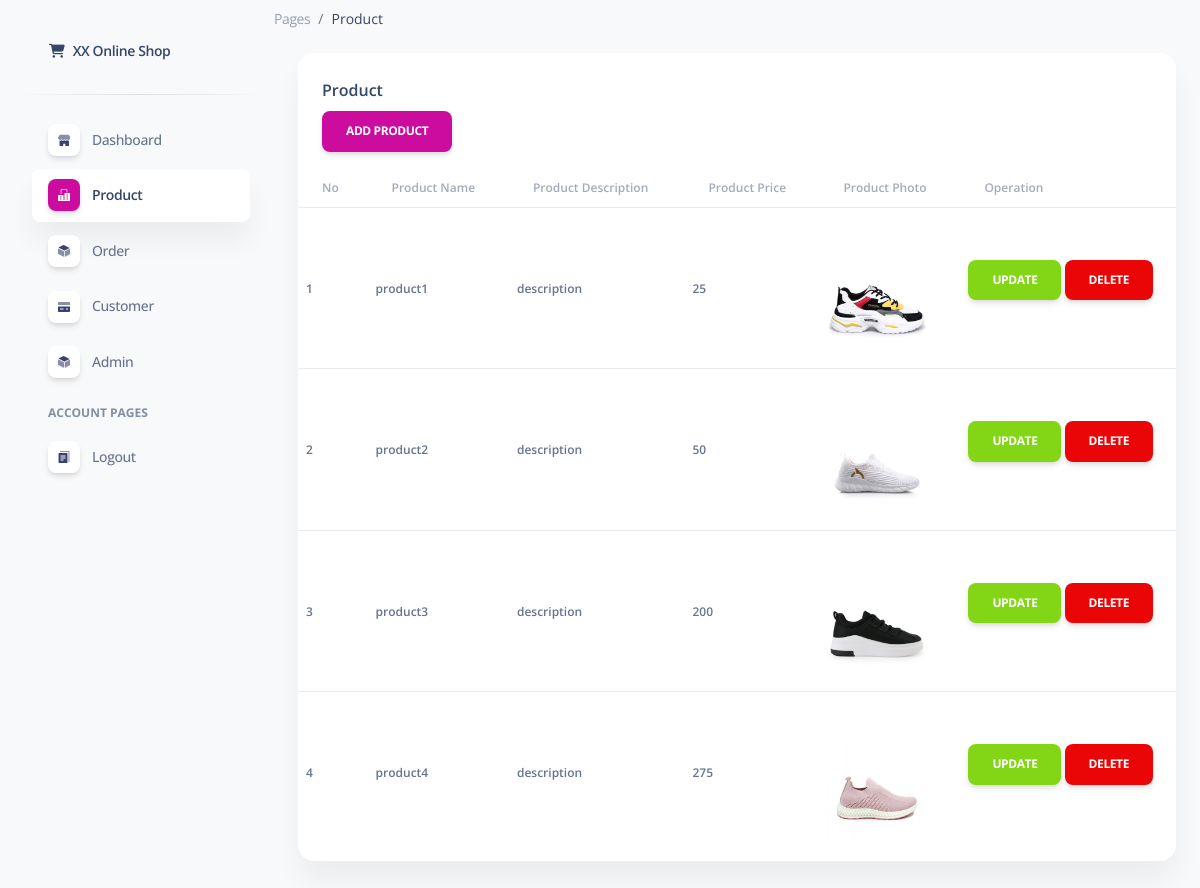
/pages/product.php (signed in), run on the app's committed database.
### tables this page shows
CREATE TABLE `product` (
  `id_product` int(11) NOT NULL AUTO_INCREMENT,
  `name_product` varchar(100) NOT NULL,
  `description` text NOT NULL,
  `price` int(11) NOT NULL,
  `product_photo` varchar(256) NOT NULL,
  PRIMARY KEY (`id_product`)
);

### pages/product.php (the view, shortened to what this page needs)
<!DOCTYPE html>
<html lang="en">
<head>
  <link href="assets/css/nucleo-icons.css" rel="stylesheet" />
  <link href="assets/css/nucleo-svg.css" rel="stylesheet" />
  <link href="assets/css/nucleo-svg.css" rel="stylesheet" />
  <link id="pagestyle" href="assets/css/soft-ui-dashboard.css?v=1.0.3" rel="stylesheet" />
</head>
<body class="g-sidenav-show  bg-gray-100">
  <aside class="sidenav navbar navbar-vertical navbar-expand-xs border-0 border-radius-xl my-3 fixed-start ms-3 "
    id="sidenav-main">
    <div class="sidenav-header">
      <a class="navbar-brand m-0" href="https://demos.creative-tim.com/soft-ui-dashboard/pages/dashboard.html"
        target="_blank">
        <i class="fas fa-fw fa-shopping-cart"></i>
        <span class="ms-1 font-weight-bold">XX Online Shop</span>
      </a>
    </div>
    <hr class="horizontal dark mt-0">
    <div class="collapse navbar-collapse  w-auto  max-height-vh-100 h-100" id="sidenav-collapse-main">
      <ul class="navbar-nav">
        <li class="nav-item">
          <a class="nav-link  " href="../pages/dashboard.php">
            <div
              class="icon icon-shape icon-sm shadow border-radius-md bg-white text-center me-2 d-flex align-items-center justify-content-center">
            </div>
            <span class="nav-link-text ms-1">Dashboard</span>
          </a>
        </li>
        <li class="nav-item">
          <a class="nav-link  active" href="../pages/product.php">
            <div
              class="icon icon-shape icon-sm shadow border-radius-md bg-white text-center me-2 d-flex align-items-center justify-content-center">
            </div>
            <span class="nav-link-text ms-1">Product</span>
          </a>
        </li>
        <li class="nav-item">
          <a class="nav-link  " href="../pages/order.php">
            <div
              class="icon icon-shape icon-sm shadow border-radius-md bg-white text-center me-2 d-flex align-items-center justify-content-center">
            </div>
            <span class="nav-link-text ms-1">Order</span>
          </a>
        </li>
        <li class="nav-item">
          <a class="nav-link  " href="../pages/customer.php">
            <div
              class="icon icon-shape icon-sm shadow border-radius-md bg-white text-center me-2 d-flex align-items-center justify-content-center">
            </div>
            <span class="nav-link-text ms-1">Customer</span>
          </a>
        </li>
        <li class="nav-item">
          <a class="nav-link  " href="../pages/admin.php">
            <div
              class="icon icon-shape icon-sm shadow border-radius-md bg-white text-center me-2 d-flex align-items-center justify-content-center">
            </div>
            <span class="nav-link-text ms-1">Admin</span>
          </a>
        </li>
        <li class="nav-item mt-3">
          <h6 class="ps-4 ms-2 text-uppercase text-xs font-weight-bolder opacity-6">Account pages</h6>
        </li>
        <li class="nav-item">
          <a class="nav-link  " href="../pages/logout.php">
            <div
              class="icon icon-shape icon-sm shadow border-radius-md bg-white text-center me-2 d-flex align-items-center justify-content-center">
            </div>
            <span class="nav-link-text ms-1">Logout</span>
          </a>
        </li>
      </ul>
    </div>
  </aside>
  <main class="main-content position-relative max-height-vh-100 h-100 mt-1 border-radius-lg ">
    <ol class="breadcrumb bg-transparent mb-0 pb-0 pt-1 px-0 me-sm-6 me-5">
      <li class="breadcrumb-item text-sm"><a class="opacity-5 text-dark" href="javascript:;">Pages</a></li>
      <li class="breadcrumb-item text-sm text-dark active" aria-current="page">Product</li>
    </ol>
    <div class="container-fluid py-4">
      <div class="row">
        <div class="col-12">
          <div class="card mb-4">
            <div class="card-header pb-0">
              <h6>Product</h6>
              <button type="button" class="btn btn-primary" data-bs-toggle="modal" data-bs-target="#exampleModal">
                Add product
              </button>
            </div>
            <div class="card-body px-0 pt-0 pb-2">
              <div class="table-responsive p-0">
                <table class="table align-items-center mb-0">
                  <thead>
                    <tr class="text-xs font-weight-bold opacity-6">
                      <th>No</th>
                      <th class="align-middle text-left">Product Name</th>
                      <th class="align-middle text-left">Product Description</th>
                      <th class="align-middle text-left">Product Price</th>
                      <th class="align-middle text-left">Product Photo</th>
                      <th class="align-middle text-left">Operation</th>
                    </tr>
                  </thead>
                  <tbody>
                    <?php
                    include "connect_db.php";
                    $qry_product = mysqli_query($conn, "select * from product");
                    $no = 0;
                    while ($data_product = mysqli_fetch_array($qry_product)) {
                      $no++; ?>
                      <tr class="text-xs font-weight-bold">
                        <td class="align-middle text-left">
                          <?= $no ?>
                        </td>
                        <td class="align-middle text-left">
                          <?= $data_product['name_product'] ?>
                        </td>
                        <td class="align-middle text-left">
                          <?= $data_product['description'] ?>
                        </td>
                        <td class="align-middle text-left">
                          <?= $data_product['price'] ?>
                        </td>
                        <td><img src="assets/product_photo/<?= $data_product['product_photo'] ?>" width="100px" ;></td>
                        <td class="text-xs font-weight-bold">
                          <a class="btn btn-success"
                            href="update_product.php?id_product=<?= $data_product['id_product'] ?>">Update</a>
                          <a href="delete_product.php?id_product=<?= $data_product['id_product'] ?>"
                            onclick="return confirm('Are you sure you delete this data?')"
                            class="btn btn-danger">Delete</a>
                        </td>
                      </tr>
                      <?php
                    }
                    ?>
                  </tbody>
                </table>
              </div>
            </div>
          </div>
        </div>
      </div>
</body>
</html>

### pages/assets/css/nucleo-svg.css (style rules this page uses)
.icon { display: inline-block; color: #111111; height: 1em; width: 1em; }
.icon-sm { height: 0.8em; width: 0.8em; }
.icon { fill: currentColor; stroke: none; }

### data on the page
product: name_product "product1", description "description", price "25", product_photo (picture)
product: name_product "product2", description "description", price "50", product_photo (picture)
product: name_product "product3", description "description", price "200", product_photo (picture)
product: name_product "product4", description "description", price "275", product_photo (picture)
